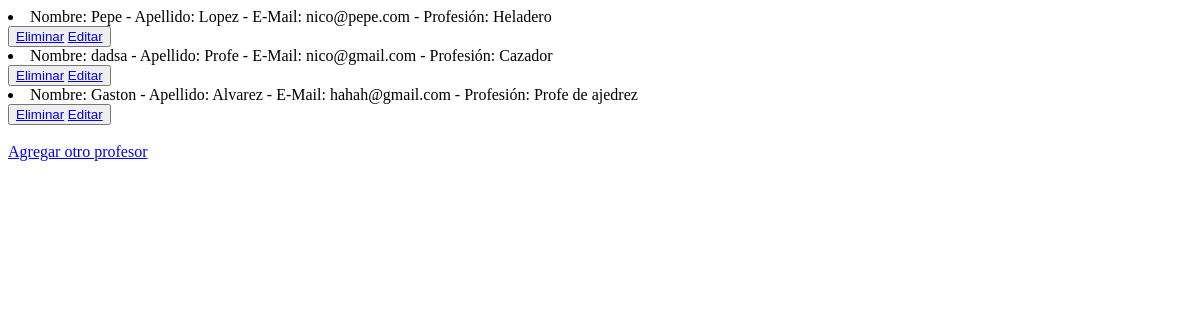
The page /AppCoder/leerProfesores on the database as committed earlier.
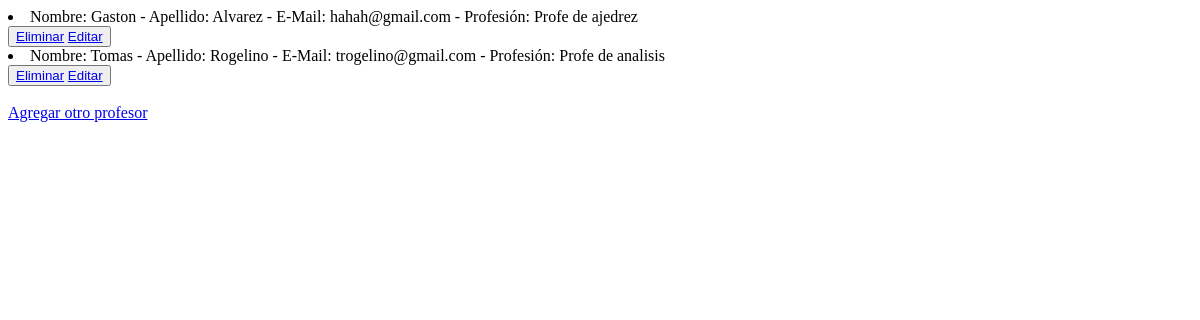
The same page on the database as committed later.
### AppCoder/models.py (models this page shows)
class Profesor(models.Model):
    nombre= models.CharField(max_length=30)
    apellido= models.CharField(max_length=30)
    email= models.EmailField()
    profesion= models.CharField(max_length=30)
    def __str__(self):
        return f"Nombre: {self.nombre} - Apellido: {self.apellido} - E-Mail: {self.email} - Profesión: {self.profesion}"

### AppCoder/views.py (the view)
# urls.py: path('leerProfesores', views.leerProfesores, name="LeerProfesores"),
def leerProfesores(request):
      profesores=Profesor.objects.all()
      contexto={"profesores":profesores}
      return render(request,"AppCoder/leerProfesores.html", contexto)

### AppCoder/templates/AppCoder/leerProfesores.html (shortened to what this page needs)
<!DOCTYPE html>
<html lang="en">
<head>
</head>
<body>
    {% for p in profesores %}
         <li>{{p}}</li>
         <button>
            <a href="{% url 'eliminarProfesor' p.nombre %}">Eliminar</a>
            <a href="{% url 'editarProfesor' p.nombre %}">Editar</a>
         </button>
    {% endfor %}
<br>
<br>
<a href="profesores">Agregar otro profesor</a>
</body>
</html>

Rows that differ between the two databases and show on the page:
removed Profesor: nombre+apellido+email "Nombre: Pepe - Apellido: Lopez - E-Mail: nico@pepe.com - Profesión: Heladero"
removed Profesor: nombre+apellido+email "Nombre: dadsa - Apellido: Profe - E-Mail: nico@gmail.com - Profesión: Cazador"
added Profesor: nombre+apellido+email "Nombre: Tomas - Apellido: Rogelino - E-Mail: trogelino@gmail.com - Profesión: Profe de analisis"
